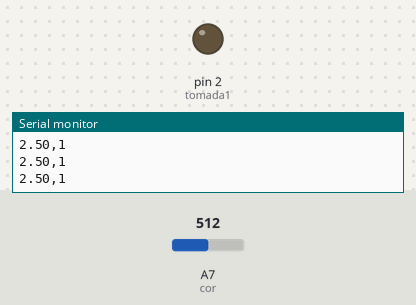
Recording of a sketch running on a simulated Arduino Nano, built with avr-gcc and run on an emulated ATmega328P. On the bench: output pins drawn as LEDs (lit = HIGH), the last lines printed to the serial monitor. Inputs (shaded band) come from the test bench; at power-on: A7 (cor) = 512.

Above: at 1.2 s.
1.3 s: A7 (cor) set to 966
2.8 s: A7 (cor) set to 996
At 4.0 s:
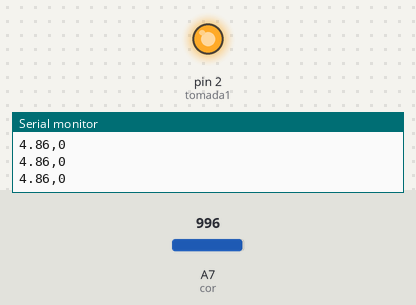
4.3 s: A7 (cor) set to 900
At 5.1 s:
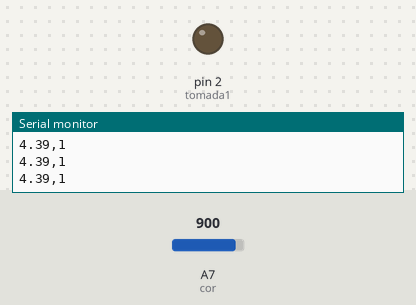
7.3 s: A7 (cor) set to 1023
At 8.7 s:
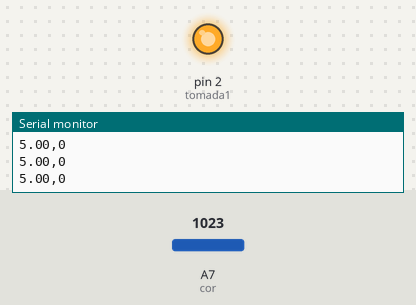
Timing chart, 0 to 9.8 s (numbered marks = the images above; inputs shaded):
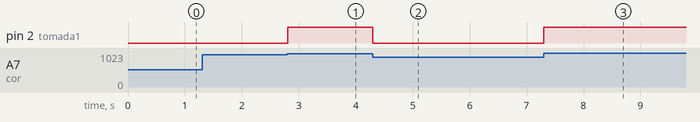

Measured:
- the behaviour switches between 983 and 984 on A7 (cor) (found by bisection; images 0 and 1)
- after the input at 2.8 s, pin 2 (tomada1): LOW → HIGH at once
- after the input at 4.3 s, pin 2 (tomada1): HIGH → LOW at once
- after the input at 7.3 s, pin 2 (tomada1): LOW → HIGH at once

The sketch:

Gerenciamento_de_Energia_em_F_bricas_Usando_IoT_Arduino.ino
```cpp
int cor = A7;        // Porta A0 para ler a corrente
int tomada1 = 2;
float I = 0;         // Variável para leitura do valor analógico
float corrente = 0.0;// Variável para armazenar a corrente convertida (em mA)
int valorPWM = 0;    // Variável para armazenar o valor de saída PWM
bool isCasaLigada = false;

void setup() {
    Serial.begin(9600);           // Inicializa a comunicação serial
    pinMode(tomada1, OUTPUT);     // Define a porta como saída
}

void loop() {
  I = analogRead(cor);  // Lê o valor do sensor de corrente na porta A0

  // Calcula a corrente em mA
  corrente = (I * 5.0) / 1024.0;

  // Serial.print("Corrente: ");
  // Serial.print(corrente);
  // Serial.println(" mA");

  // Verifica se a corrente está acima de 4.0 mA
  if (corrente > 4.8) {
    digitalWrite(tomada1, HIGH); //Relé fecha circuito
    isCasaLigada = false;
  } else {
    digitalWrite(tomada1, LOW); // Relé abre circuito
    isCasaLigada = true;
  }

   // Envia as variáveis no formato "numero,estado\n"
    Serial.print(corrente);
    Serial.print(",");
    Serial.println(isCasaLigada); // Converte o booleano para "1" ou "0"

}
```
